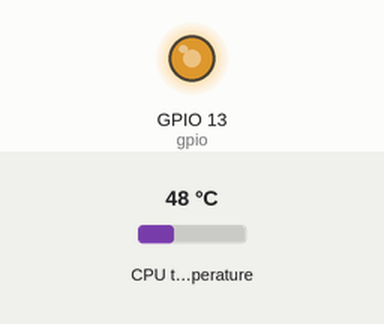
A program run on a simulated Raspberry Pi (BCM pin numbers). Parts: output pins drawn as LEDs (lit = HIGH). The inputs (shaded band) are chosen by the test bench; at power-on: CPU temperature 48 °C. System figures (address, load, memory, disk, uptime) are fixed made-up values.

Above: at 1.2 s.
1.3 s: CPU temperature set to 31 °C
At 2.7 s:
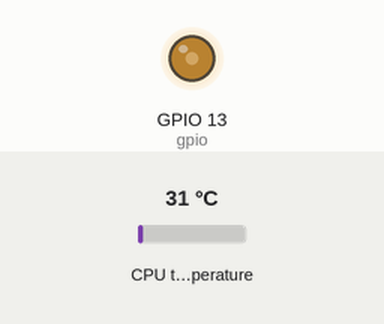
3.0 s: CPU temperature set to 58 °C
At 3.8 s:
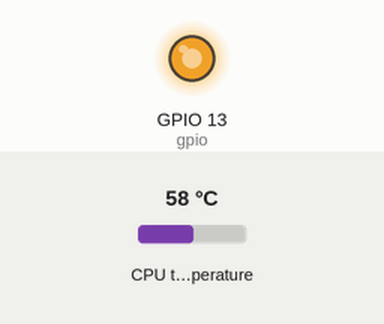
Timing chart, 0 to 6.0 s (numbered marks = the images above; inputs shaded):
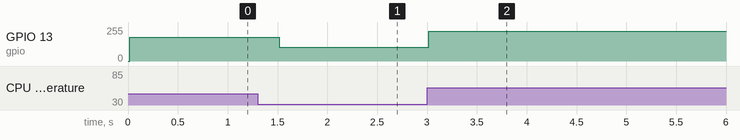

Measured:
- after the input at 1.3 s, GPIO 13 (gpio): 179/255 → 102/255 after 0.22 s
- after the input at 3.0 s, GPIO 13 (gpio): 102/255 → 222/255 at once

The program:

temp.py
```python
#!/usr/bin/python3

import pigpio
import time
import psutil
import signal
import subprocess
from shutil import which

run = True


def handler_stop_signals(signum, frame) -> None:
    global run
    run = False


def main() -> None:
    global run
    gpio = 13  # gpio pin (BCM) of the transistor that controls the fan

    pi = pigpio.pi()

    if not pi.connected:
        exit(0)

    pi.set_mode(gpio, pigpio.OUTPUT)  # Set gpio pin as OUTPUT
    pi.set_PWM_frequency(gpio, 20000)  # Set frequency at 20KHz
    pi.set_PWM_range(gpio, 100)  # Now  25 = 1/4,   50 = 1/2,   75 = 3/4 on
    pi.set_PWM_dutycycle(gpio, 0)  # Set PWM Duty Cycle to 0

    out_min = 30  # min speed
    out_max = 100  # max speed
    in_min = 25  # temperature min
    in_max = 65  # temperature max

    while run:
        try:
            tempC = psutil.sensors_temperatures()['cpu_thermal'][0].current
            calc = (tempC - in_min) * (out_max - out_min) / \
                   (in_max - in_min) + out_min

            if calc > out_max:
                calc = out_max

            elif calc < out_min:
                calc = out_min

            pi.set_PWM_dutycycle(gpio, calc)

            time.sleep(.5)

        except KeyboardInterrupt:
            pi.set_PWM_dutycycle(gpio, 0)
            pi.stop()

    pi.set_PWM_dutycycle(gpio, 0)
    pi.stop()


if __name__ == '__main__':
    if which("pigpiod") is None:
        print("The daemon is not installed, type "
              "'sudo apt install pigpiod' to install it")
        exit(0)
    elif "pigpiod" not in (p.name() for p in psutil.process_iter()):
        subprocess.Popen(f"sudo {which('pigpiod')} -s 2").wait(1)
    signal.signal(signal.SIGINT, handler_stop_signals)
    signal.signal(signal.SIGTERM, handler_stop_signals)
    main()
```
